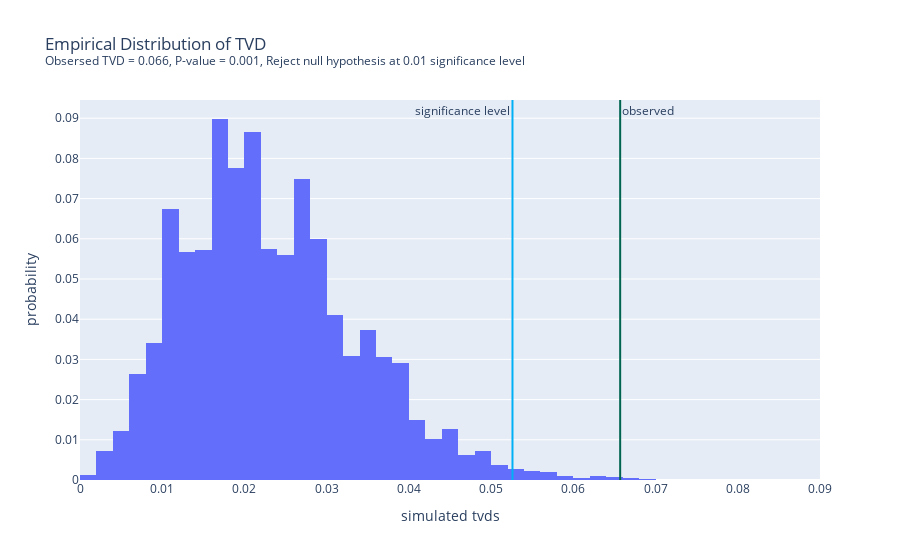

This figure's notebook cell:
### Code cell
# Plot observed tvd and simulated tvds

fig = px.histogram(pd.DataFrame({'simulated tvds': test_stats}), 
                x='simulated tvds', nbins=55, histnorm='probability', 
                title=f'Empirical Distribution of TVD <br><sup>{result} significance level</sup>')
fig.add_vline(x=observed, line_color='rgb(0,100,80)', 
              annotation_text='observed', annotation_position='top right')
p_99 = np.percentile(test_stats, 99)
fig.add_vline(x=p_99, line_color='rgb(0,176,246)', 
              annotation_text='significance level', annotation_position='top left')
fig.update_layout(xaxis_range=[0, 0.09])

### Figure 1 — Plotly figure (JSON) as saved in the notebook; plotly's stock layout.template omitted (floating-point values rounded to 4 significant figures; data arrays with more than 128 entries replaced by an {"elided": "..."} marker saying what was removed)
{"data": [{"alignmentgroup": "True", "bingroup": "x", "histnorm": "probability", "hovertemplate": "simulated tvds=%{x}<br>probability=%{y}<extra></extra>", "legendgroup": "", "marker": {"color": "#636efa", "pattern": {"shape": ""}}, "name": "", "nbinsx": 55, "offsetgroup": "", "orientation": "v", "showlegend": false, "type": "histogram", "x": {"elided": "10000 float values"}, "xaxis": "x", "yaxis": "y"}], "layout": {"annotations": [{"showarrow": false, "text": "observed", "x": 0.0657, "xanchor": "left", "xref": "x", "y": 1, "yanchor": "top", "yref": "y domain"}, {"showarrow": false, "text": "significance level", "x": 0.0526, "xanchor": "right", "xref": "x", "y": 1, "yanchor": "top", "yref": "y domain"}], "barmode": "relative", "legend": {"tracegroupgap": 0}, "shapes": [{"line": {"color": "rgb(0,100,80)"}, "type": "line", "x0": 0.0657, "x1": 0.0657, "xref": "x", "y0": 0, "y1": 1, "yref": "y domain"}, {"line": {"color": "rgb(0,176,246)"}, "type": "line", "x0": 0.0526, "x1": 0.0526, "xref": "x", "y0": 0, "y1": 1, "yref": "y domain"}], "title": {"text": "Empirical Distribution of TVD <br><sup>Obsersed TVD = 0.066, P-value = 0.001, Reject null hypothesis at 0.01 significance level</sup>"}, "xaxis": {"anchor": "y", "domain": [0, 1], "range": [0, 0.09], "title": {"text": "simulated tvds"}}, "yaxis": {"anchor": "x", "domain": [0, 1], "title": {"text": "probability"}}}}
